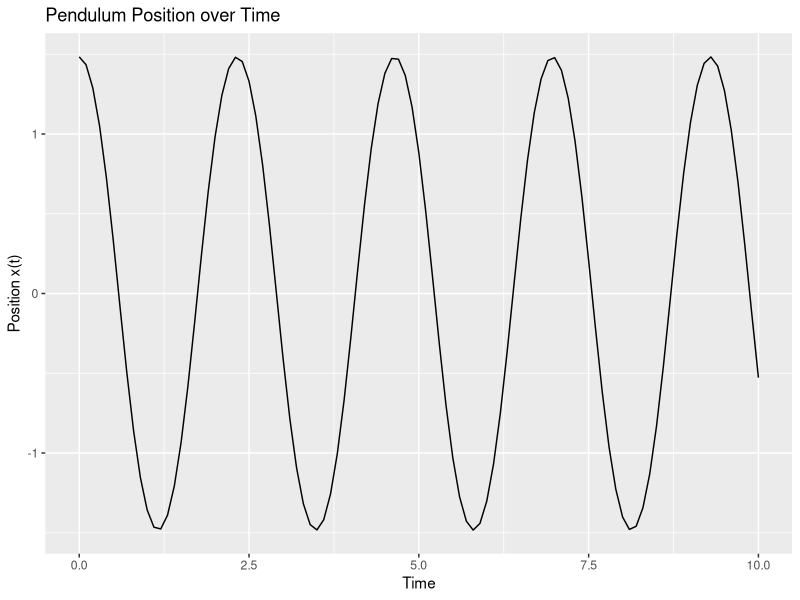
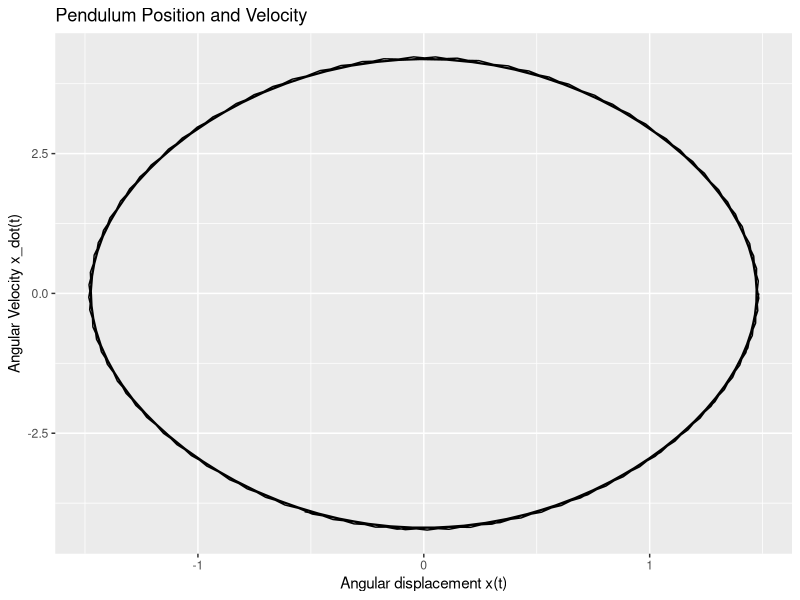

Recreate these plots in R, in order.
# Load required packages
library(deSolve)
library(ggplot2)

# Define the differential equation
# x'' + (g/L) * sin(x) = 0
# We'll break it into a system of first order ODEs:
# Let x1 = x and x2 = x'
# Then x1' = x2 and x2' = -(g/L) * sin(x1)
library(deSolve)
library(ggplot2)

# Define the differential equation for small angles (linear approximation)
ode_system <- function(t, state, parameters) {
  g <- parameters["g"]
  L <- parameters["L"]
  
  x1 <- state["x1"] # x
  x2 <- state["x2"] # x'
  
  list(c(x2, -g/L * sin(x1))) # x1' = x2, x2' = -g/L * x1
}

# Parameters and initial conditions
params <- c(g = 9.81, L = 1) # example values for g and L

# Convert angle from degrees to radians
initial_angle <- 85 * (pi / 180) # 10 degrees in radians

init_state <- c(x1 = initial_angle, x2 = 0) # initial displacement in radians

# Time points to solve over
times <- seq(0, 10, by = 0.1)

# Solve the ODE
solution <- ode(y = init_state, times = times, func = ode_system, parms = params)

# Convert to data frame for plotting
solution_df <- as.data.frame(solution)
names(solution_df) <- c("time", "x", "x_dot")

# Plotting with ggplot2
ggplot(data = solution_df, aes(x = time, y = x)) +
  geom_line() +
  labs(x = "Time", y = "Position x(t)", title = "Pendulum Position over Time")

ggplot(data = solution_df, aes(x = x, y = x_dot)) +
  geom_path() +
  labs(x = "Angular displacement x(t)", y = "Angular Velocity x_dot(t)", title = "Pendulum Position and Velocity")
